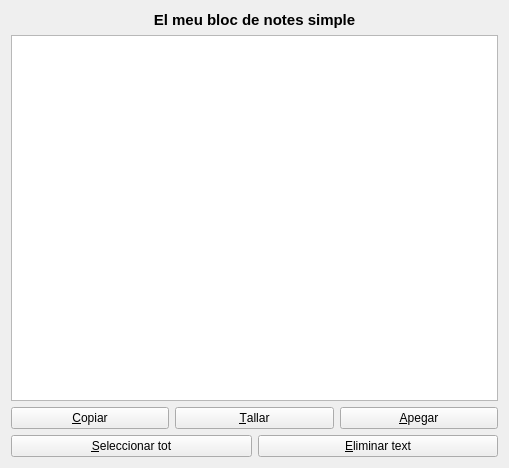
<?xml version="1.0" encoding="UTF-8"?>
<ui version="4.0">
 <class>Form</class>
 <widget class="QWidget" name="Form">
  <property name="geometry">
   <rect>
    <x>0</x>
    <y>0</y>
    <width>509</width>
    <height>468</height>
   </rect>
  </property>
  <property name="windowTitle">
   <string>Bloc de notes amb PySide6</string>
  </property>
  <layout class="QVBoxLayout" name="verticalLayout">
   <item>
    <widget class="QLabel" name="label">
     <property name="text">
      <string>&lt;html&gt;&lt;head/&gt;&lt;body&gt;&lt;p align=&quot;center&quot;&gt;&lt;span style=&quot; font-size:11pt; font-weight:700;&quot;&gt;El meu bloc de notes simple&lt;/span&gt;&lt;/p&gt;&lt;/body&gt;&lt;/html&gt;</string>
     </property>
     <property name="alignment">
      <set>Qt::AlignCenter</set>
     </property>
    </widget>
   </item>
   <item>
    <widget class="QTextEdit" name="textEdit"/>
   </item>
   <item>
    <layout class="QHBoxLayout" name="horizontalLayout">
     <item>
      <widget class="QPushButton" name="copiar">
       <property name="text">
        <string>&amp;Copiar</string>
       </property>
       <property name="icon">
        <iconset resource="../resources.qrc">
         <normaloff>:/images/img/copy.png</normaloff>:/images/img/copy.png</iconset>
       </property>
      </widget>
     </item>
     <item>
      <widget class="QPushButton" name="cortar">
       <property name="text">
        <string>&amp;Tallar</string>
       </property>
       <property name="icon">
        <iconset resource="../resources.qrc">
         <normaloff>:/images/img/cut.png</normaloff>:/images/img/cut.png</iconset>
       </property>
      </widget>
     </item>
     <item>
      <widget class="QPushButton" name="pegar">
       <property name="text">
        <string>&amp;Apegar</string>
       </property>
       <property name="icon">
        <iconset resource="../resources.qrc">
         <normaloff>:/images/img/paste.png</normaloff>:/images/img/paste.png</iconset>
       </property>
      </widget>
     </item>
    </layout>
   </item>
   <item>
    <layout class="QHBoxLayout" name="horizontalLayout_2">
     <item>
      <widget class="QPushButton" name="seleccionar_todo">
       <property name="text">
        <string>&amp;Seleccionar tot</string>
       </property>
       <property name="icon">
        <iconset resource="../resources.qrc">
         <normaloff>:/images/img/select.png</normaloff>:/images/img/select.png</iconset>
       </property>
      </widget>
     </item>
     <item>
      <widget class="QPushButton" name="eliminar">
       <property name="text">
        <string>&amp;Eliminar text</string>
       </property>
       <property name="icon">
        <iconset resource="../resources.qrc">
         <normaloff>:/images/img/clear.png</normaloff>:/images/img/clear.png</iconset>
       </property>
      </widget>
     </item>
    </layout>
   </item>
  </layout>
 </widget>
 <resources>
  <include location="../resources.qrc"/>
 </resources>
 <connections>
  <connection>
   <sender>copiar</sender>
   <signal>clicked()</signal>
   <receiver>textEdit</receiver>
   <slot>copy()</slot>
   <hints>
    <hint type="sourcelabel">
     <x>75</x>
     <y>409</y>
    </hint>
    <hint type="destinationlabel">
     <x>80</x>
     <y>387</y>
    </hint>
   </hints>
  </connection>
  <connection>
   <sender>cortar</sender>
   <signal>clicked()</signal>
   <receiver>textEdit</receiver>
   <slot>cut()</slot>
   <hints>
    <hint type="sourcelabel">
     <x>287</x>
     <y>409</y>
    </hint>
    <hint type="destinationlabel">
     <x>279</x>
     <y>383</y>
    </hint>
   </hints>
  </connection>
  <connection>
   <sender>pegar</sender>
   <signal>clicked()</signal>
   <receiver>textEdit</receiver>
   <slot>paste()</slot>
   <hints>
    <hint type="sourcelabel">
     <x>422</x>
     <y>410</y>
    </hint>
    <hint type="destinationlabel">
     <x>418</x>
     <y>396</y>
    </hint>
   </hints>
  </connection>
  <connection>
   <sender>seleccionar_todo</sender>
   <signal>clicked()</signal>
   <receiver>textEdit</receiver>
   <slot>selectAll()</slot>
   <hints>
    <hint type="sourcelabel">
     <x>145</x>
     <y>442</y>
    </hint>
    <hint type="destinationlabel">
     <x>150</x>
     <y>358</y>
    </hint>
   </hints>
  </connection>
  <connection>
   <sender>eliminar</sender>
   <signal>clicked()</signal>
   <receiver>textEdit</receiver>
   <slot>clear()</slot>
   <hints>
    <hint type="sourcelabel">
     <x>355</x>
     <y>439</y>
    </hint>
    <hint type="destinationlabel">
     <x>361</x>
     <y>377</y>
    </hint>
   </hints>
  </connection>
 </connections>
</ui>
